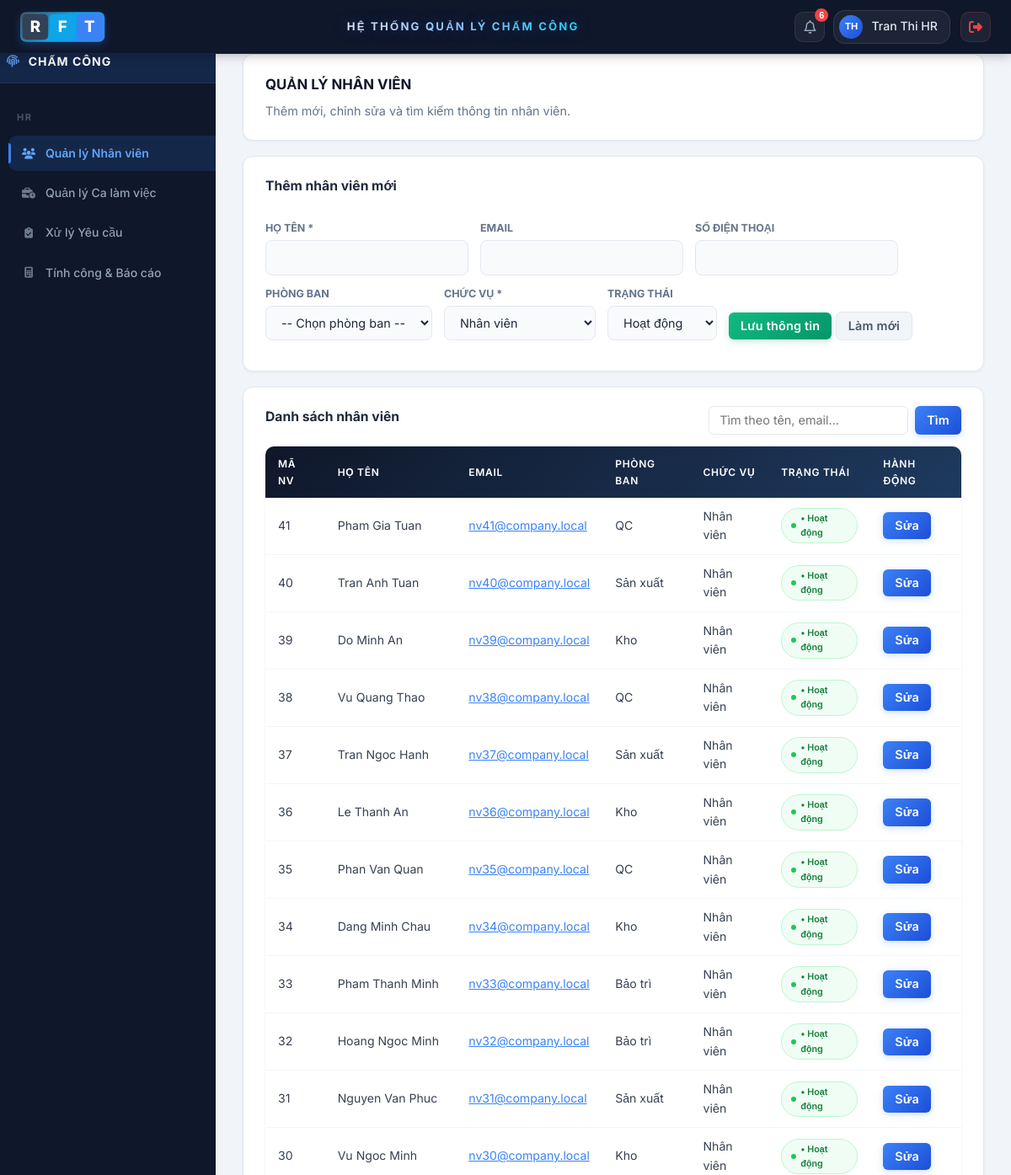
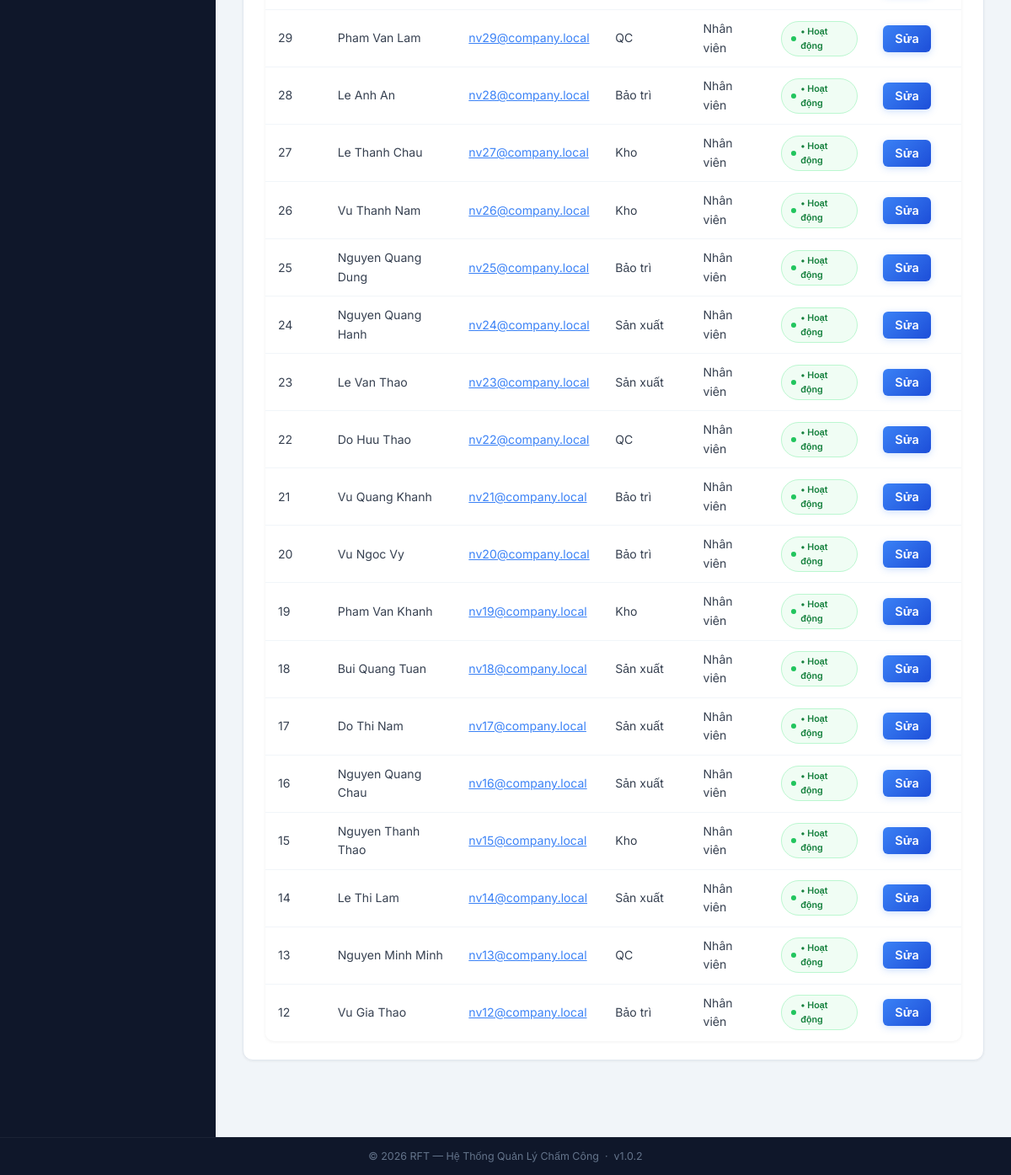
The page /index.php?page=quan-ly-nhanvien (signed in) on the database its author committed (2 pictures, top to bottom).
### tables this page shows
CREATE TABLE `nguoidung` (
  `maND` int(11) NOT NULL,
  `maTK` int(11) NOT NULL,
  `hoTen` varchar(120) NOT NULL,
  `email` varchar(120) DEFAULT NULL,
  `soDienThoai` varchar(20) DEFAULT NULL,
  `chucVu` enum('Nhân viên','Bộ phận Nhân sự','Quản lý / Ban lãnh đạo','Bộ phận Kỹ thuật') NOT NULL DEFAULT 'Nhân viên',
  `phongBan` varchar(100) DEFAULT NULL,
  `trangThai` tinyint(1) NOT NULL DEFAULT 1,
  `created_at` datetime NOT NULL DEFAULT current_timestamp(),
  `updated_at` datetime DEFAULT NULL ON UPDATE current_timestamp()
);

### app/views/chamcong/quanly_nhanvien.php (the view, shortened to what the rows shown need)
<?php include 'app/views/layouts/header.php'; ?>
<div class="main-container">
    <div class="dashboard-container">
        <div class="panel">
            <h2 style="border:none;padding:0;margin:0 0 6px;">QUẢN LÝ NHÂN VIÊN</h2>
        </div>
        <div class="panel">
            <table class="table">
                <thead>
                    <tr>
                        <th>MÃ NV</th>
                        <th>HỌ TÊN</th>
                        <th>EMAIL</th>
                        <th>PHÒNG BAN</th>
                        <th>CHỨC VỤ</th>
                        <th>TRẠNG THÁI</th>
                        <th>HÀNH ĐỘNG</th>
                    </tr>
                </thead>
               <tbody>
<?php if (!empty($employees)): ?>
    <?php foreach ($employees as $emp): ?>
        <?php if (($emp['chucVu'] ?? '') !== 'Nhân viên') continue; ?>
        <tr>
            <td><?= (int)$emp['maND'] ?></td>
            <td><?= htmlspecialchars($emp['hoTen']) ?></td>
            <td>
                <a href="mailto:<?= htmlspecialchars($emp['email'] ?? '') ?>" style="color:#3b82f6;">
                    <?= htmlspecialchars($emp['email'] ?? '') ?>
                </a>
            </td>
            <td><?= htmlspecialchars($emp['phongBan'] ?? '') ?></td>
            <td><?= htmlspecialchars($emp['chucVu'] ?? '') ?></td>
            <td>
                <span class="status-badge <?= (int)$emp['trangThai'] === 1 ? 'status-approved' : 'status-rejected' ?>">
                    <?= (int)$emp['trangThai'] === 1 ? '• Hoạt động' : '• Ngừng' ?>
                </span>
            </td>
            <td>
                <a class="btn btn-sm btn-primary"
                   href="index.php?page=quan-ly-nhanvien&edit=<?= (int)$emp['maND'] ?>">
                    Sửa
                </a>
            </td>
        </tr>
    <?php endforeach; ?>
<?php endif; ?>
</tbody>
            </table>
        </div>
    </div>
</div>
<?php include 'app/views/layouts/footer.php'; ?>

### rows shown on the page
nguoidung: maND "41", hoTen "Pham Gia Tuan", email "nv41@company.local", phongBan "QC", chucVu "Nhân viên", trangThai "• Hoạt động"
nguoidung: maND "40", hoTen "Tran Anh Tuan", email "nv40@company.local", phongBan "Sản xuất", chucVu "Nhân viên", trangThai "• Hoạt động"
nguoidung: maND "39", hoTen "Do Minh An", email "nv39@company.local", phongBan "Kho", chucVu "Nhân viên", trangThai "• Hoạt động"
nguoidung: maND "38", hoTen "Vu Quang Thao", email "nv38@company.local", phongBan "QC", chucVu "Nhân viên", trangThai "• Hoạt động"
nguoidung: maND "37", hoTen "Tran Ngoc Hanh", email "nv37@company.local", phongBan "Sản xuất", chucVu "Nhân viên", trangThai "• Hoạt động"
nguoidung: maND "36", hoTen "Le Thanh An", email "nv36@company.local", phongBan "Kho", chucVu "Nhân viên", trangThai "• Hoạt động"
nguoidung: maND "35", hoTen "Phan Van Quan", email "nv35@company.local", phongBan "QC", chucVu "Nhân viên", trangThai "• Hoạt động"
nguoidung: maND "34", hoTen "Dang Minh Chau", email "nv34@company.local", phongBan "Kho", chucVu "Nhân viên", trangThai "• Hoạt động"
nguoidung: maND "33", hoTen "Pham Thanh Minh", email "nv33@company.local", phongBan "Bảo trì", chucVu "Nhân viên", trangThai "• Hoạt động"
nguoidung: maND "32", hoTen "Hoang Ngoc Minh", email "nv32@company.local", phongBan "Bảo trì", chucVu "Nhân viên", trangThai "• Hoạt động"
nguoidung: maND "31", hoTen "Nguyen Van Phuc", email "nv31@company.local", phongBan "Sản xuất", chucVu "Nhân viên", trangThai "• Hoạt động"
nguoidung: maND "30", hoTen "Vu Ngoc Minh", email "nv30@company.local", phongBan "Kho", chucVu "Nhân viên", trangThai "• Hoạt động"
nguoidung: maND "29", hoTen "Pham Van Lam", email "nv29@company.local", phongBan "QC", chucVu "Nhân viên", trangThai "• Hoạt động"
nguoidung: maND "28", hoTen "Le Anh An", email "nv28@company.local", phongBan "Bảo trì", chucVu "Nhân viên", trangThai "• Hoạt động"
nguoidung: maND "27", hoTen "Le Thanh Chau", email "nv27@company.local", phongBan "Kho", chucVu "Nhân viên", trangThai "• Hoạt động"
nguoidung: maND "26", hoTen "Vu Thanh Nam", email "nv26@company.local", phongBan "Kho", chucVu "Nhân viên", trangThai "• Hoạt động"
nguoidung: maND "25", hoTen "Nguyen Quang Dung", email "nv25@company.local", phongBan "Bảo trì", chucVu "Nhân viên", trangThai "• Hoạt động"
nguoidung: maND "24", hoTen "Nguyen Quang Hanh", email "nv24@company.local", phongBan "Sản xuất", chucVu "Nhân viên", trangThai "• Hoạt động"
nguoidung: maND "23", hoTen "Le Van Thao", email "nv23@company.local", phongBan "Sản xuất", chucVu "Nhân viên", trangThai "• Hoạt động"
nguoidung: maND "22", hoTen "Do Huu Thao", email "nv22@company.local", phongBan "QC", chucVu "Nhân viên", trangThai "• Hoạt động"
nguoidung: maND "21", hoTen "Vu Quang Khanh", email "nv21@company.local", phongBan "Bảo trì", chucVu "Nhân viên", trangThai "• Hoạt động"
nguoidung: maND "20", hoTen "Vu Ngoc Vy", email "nv20@company.local", phongBan "Bảo trì", chucVu "Nhân viên", trangThai "• Hoạt động"
nguoidung: maND "19", hoTen "Pham Van Khanh", email "nv19@company.local", phongBan "Kho", chucVu "Nhân viên", trangThai "• Hoạt động"
nguoidung: maND "18", hoTen "Bui Quang Tuan", email "nv18@company.local", phongBan "Sản xuất", chucVu "Nhân viên", trangThai "• Hoạt động"
nguoidung: maND "17", hoTen "Do Thi Nam", email "nv17@company.local", phongBan "Sản xuất", chucVu "Nhân viên", trangThai "• Hoạt động"
nguoidung: maND "16", hoTen "Nguyen Quang Chau", email "nv16@company.local", phongBan "Sản xuất", chucVu "Nhân viên", trangThai "• Hoạt động"
nguoidung: maND "15", hoTen "Nguyen Thanh Thao", email "nv15@company.local", phongBan "Kho", chucVu "Nhân viên", trangThai "• Hoạt động"
nguoidung: maND "14", hoTen "Le Thi Lam", email "nv14@company.local", phongBan "Sản xuất", chucVu "Nhân viên", trangThai "• Hoạt động"
nguoidung: maND "13", hoTen "Nguyen Minh Minh", email "nv13@company.local", phongBan "QC", chucVu "Nhân viên", trangThai "• Hoạt động"
nguoidung: maND "12", hoTen "Vu Gia Thao", email "nv12@company.local", phongBan "Bảo trì", chucVu "Nhân viên", trangThai "• Hoạt động"

### other values the page prints
$notificationCount "6"
mb_strtoupper($initials) "TH"
$tenHienThi "Tran Thi HR"
$roleLabels[$role] "HR"
$menu['label'] "Quản lý Nhân viên"
$menu['label'] "Quản lý Ca làm việc"
$menu['label'] "Xử lý Yêu cầu"
$menu['label'] "Tính công & Báo cáo"
form field chucVu "Nhân viên"
